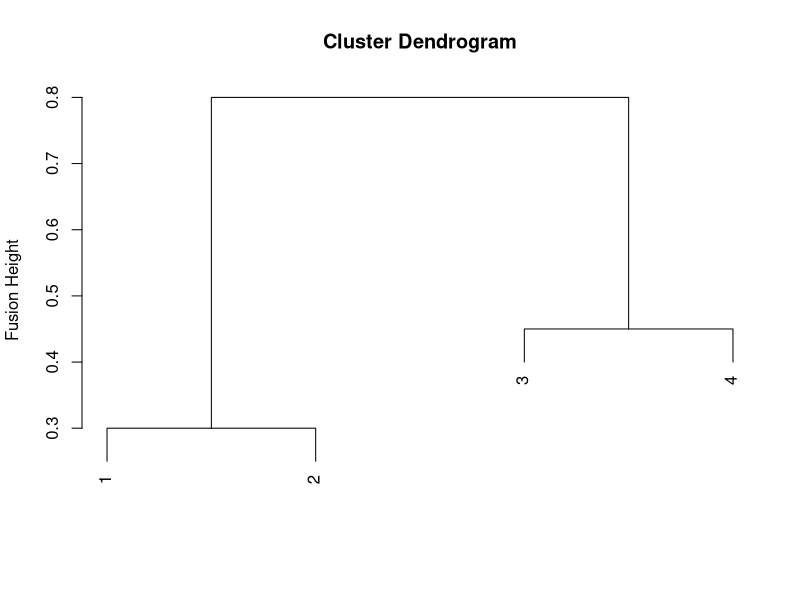
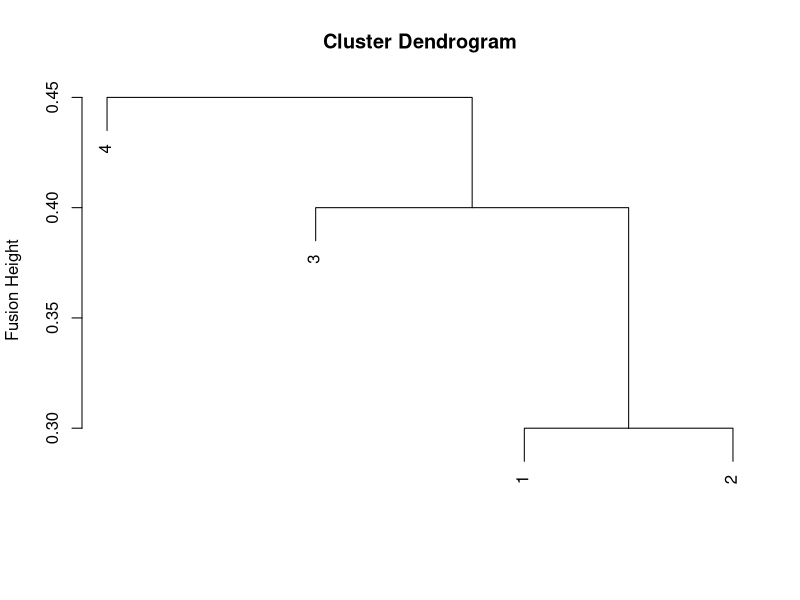
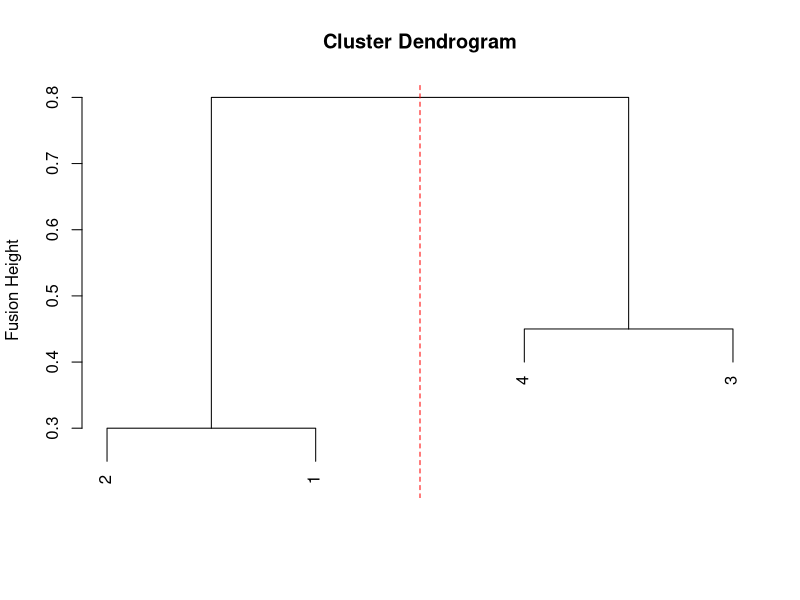
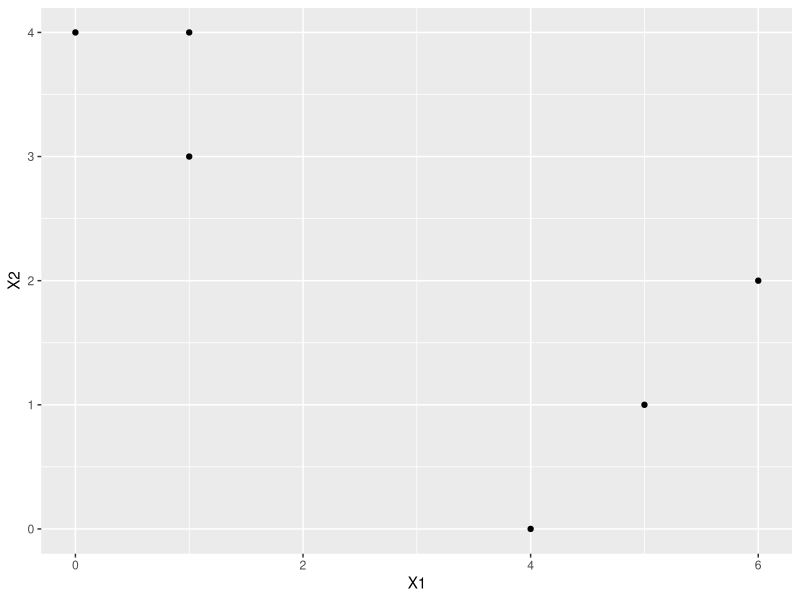
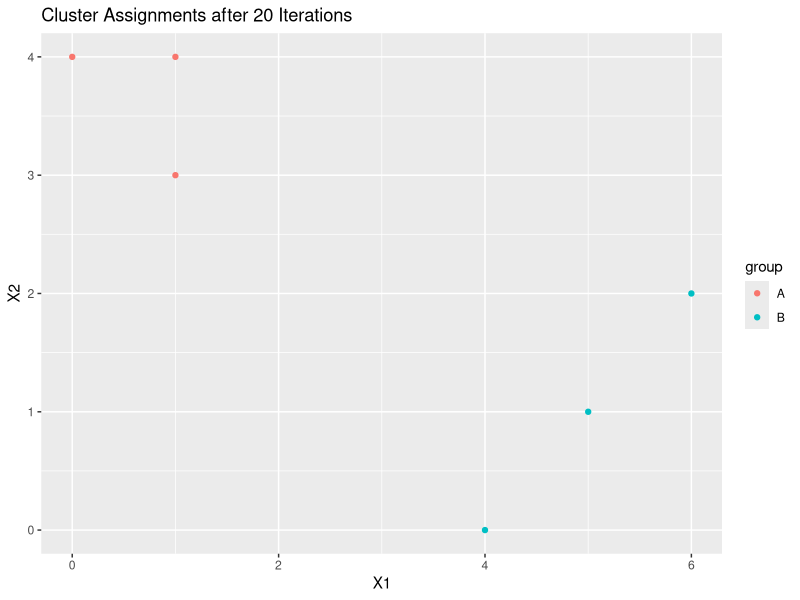

Generate these figures, in order, with R:
## ---- chunk 1
x <- matrix(c(0, 0.3, 0.4, 0.7,
              0.3, 0, 0.5, 0.8,
              0.4, 0.5, 0, 0.45,
              0.7, 0.8, 0.45, 0), ncol = 4, nrow = 4)

plot(hclust(as.dist(x), method = 'complete'),
     xlab = "",
     sub = "",
     ylab = "Fusion Height")
## ---- chunk 2
plot(hclust(as.dist(x), method = 'single'),
     xlab = "",
     sub = "",
     ylab = "Fusion Height")
## ---- chunk 3
plot(hclust(as.dist(x), method = 'complete'),
     xlab = "",
     sub = "",
     ylab = "Fusion Height", labels = c(2,1,4,3))
abline(v = 2.5, col = 'red', lty = 2)
## ---- chunk 4
suppressPackageStartupMessages(library(ggplot2))
df <- data.frame(x1 = c(1,1,0,5,6,4),
                 x2 = c(4,3,4,1,2,0))
qplot(df$x1, df$x2, xlab = 'X1', ylab = 'X2')
## ---- chunk 5
suppressPackageStartupMessages(library(knitr))
df$group <- sample(c('A','B'), 6, replace = TRUE)
knitr::kable(df, caption = 'Sample Data with Group Assignments')
## ---- chunk 6
group.a <- subset(df, group == 'A')
group.b <- subset(df, group == 'B')

# centroid calculation
calculate.centroid <- function(df, variables=c('x1','x2')) {
    
    coordinates <- NULL
    
    for (variable in variables) {
        column.mean <- mean(df[, variable])
        coordinates <- c(column.mean, coordinates)
    }
    
    return(coordinates)
}
group.a.centroid <- calculate.centroid(group.a)
group.b.centroid <- calculate.centroid(group.b)
print(paste("Group A centroid at coordinates",
            round(group.a.centroid[1], 2), 'and', round(group.a.centroid[2], 2)))
print(paste("Group B centroid at coordinates",
            round(group.b.centroid[1], 2), 'and', round(group.b.centroid[2], 2)))
## ---- chunk 7
centroid.matrix <- matrix(c(group.a.centroid, group.b.centroid),
                            nrow = 2, 
                            ncol = 2)

reassign.cluster <- function(df,
                             col.idx=c(1,2),
                             cluster.column='group',
                             cluster.labels=c('A','B'),
                             centroids=centroid.matrix) {
    
    df.matrix <- as.matrix(df[, col.idx])

    updated.labels <- NULL
    for (i in 1:dim(df.matrix)[1]) {

        sqr.manhattan.dist <- (df.matrix[i, ] - centroids)^2
        euclidean.dist <- sqrt(colSums(sqr.manhattan.dist))
        closest.centroid <- which.min(euclidean.dist)
        updated.labels <- c(updated.labels, cluster.labels[closest.centroid])

    }
    
    return(data.frame(df.matrix, group = updated.labels))

}
updated.df <- reassign.cluster(df)
knitr::kable(updated.df, caption = "Sample Data After One Reassignment Iteration")
## ---- chunk 8
for (i in 1:20) {
    # split data
    group.a <- subset(df, group == 'A')
    group.b <- subset(df, group == 'B')
    
    # recalculate centroid
    group.a.centroid <- calculate.centroid(group.a)
    group.b.centroid <- calculate.centroid(group.b)
    
    # create centroid matrix
    centroid.matrix <- matrix(c(group.a.centroid, group.b.centroid), nrow = 2, ncol = 2)
    
    # re-assign group labels
    df <- reassign.cluster(df)
}
## ---- chunk 9
ggplot(df, aes(x = x1, y = x2, color = group)) +
    geom_point() +
    xlab('X1') +
    ylab('X2') +
    ggtitle('Cluster Assignments after 20 Iterations')
